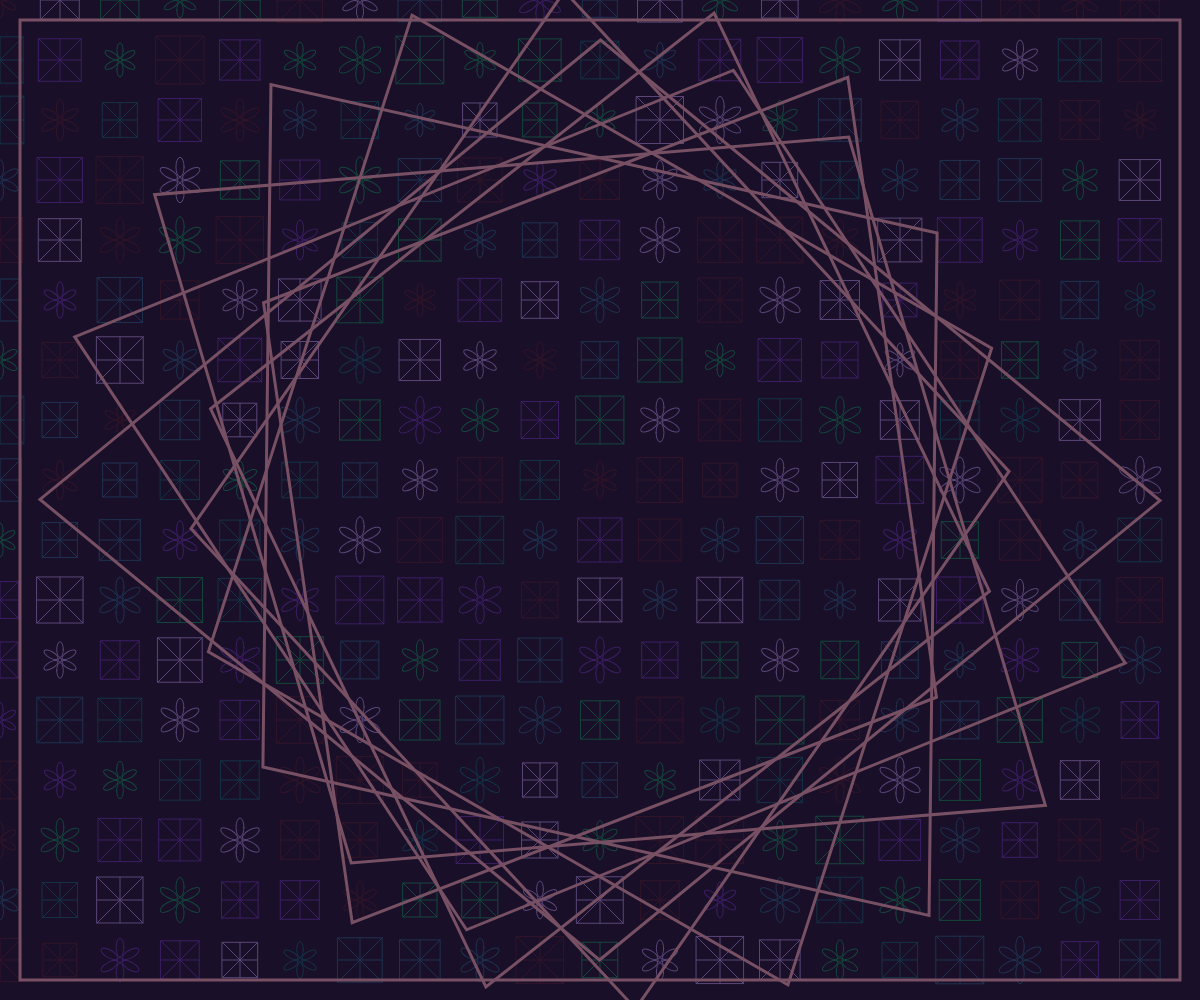
Frame 1 (no input)
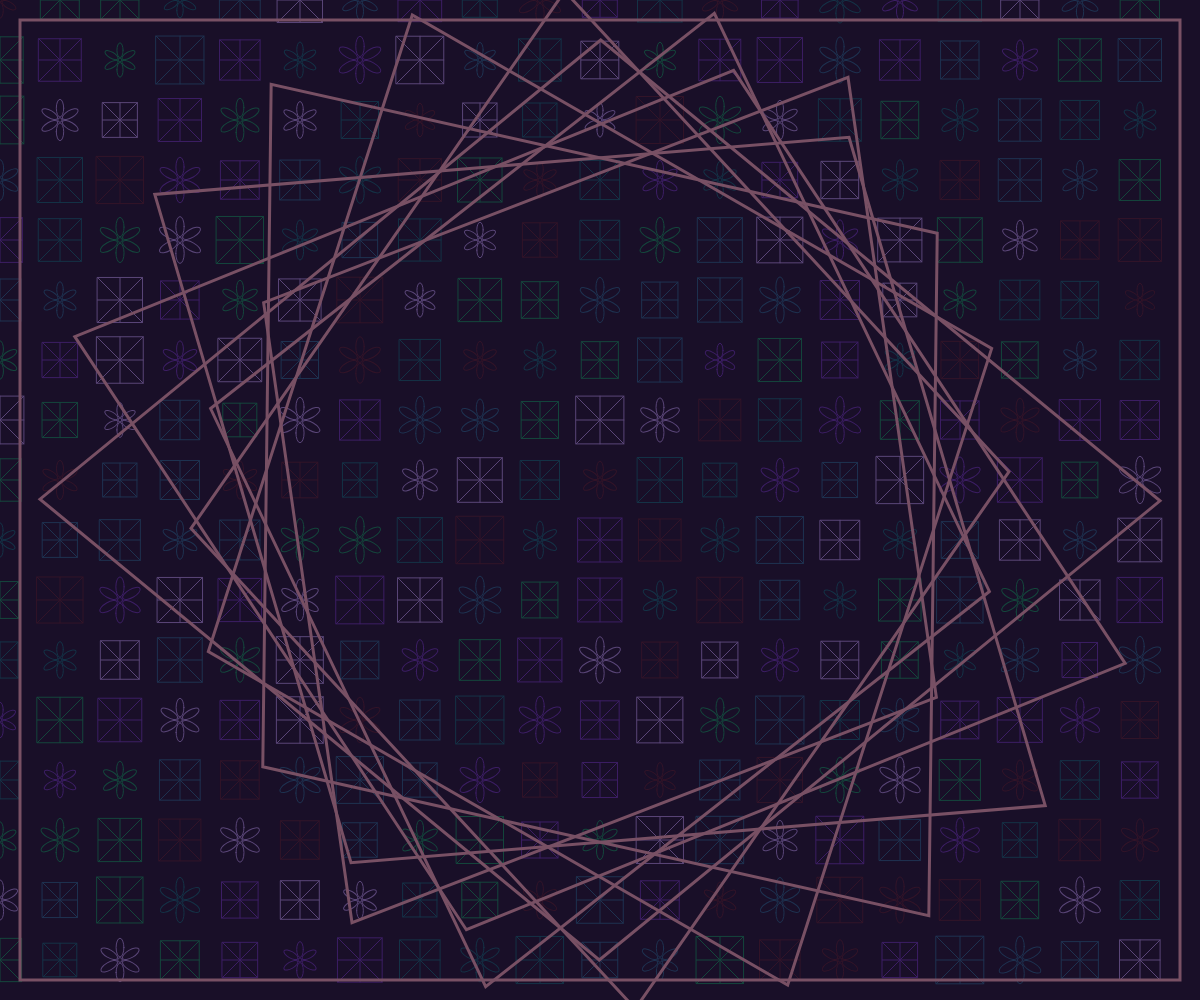
Frame 2 (the mouse pressed at the canvas centre, redrawn once)

The p5.js sketch that drew these frames (run headless with seeded random() and noise() and a simulated clock; the mouse was pressed at the canvas centre and the sketch redrawn once):

// p5.js sketch
// ── sketch.js
let grid;
let cellSize = 60;
let numCellsX, numCellsY;
let patterns = [];
let time = 0;

function setup() {
  createCanvas(windowWidth, windowHeight);
  noLoop();
  
  // Calculate grid dimensions
  numCellsX = ceil(width / cellSize);
  numCellsY = ceil(height / cellSize);
  
  // Create the grid structure
  grid = [];
  for (let y = 0; y < numCellsY; y++) {
    grid[y] = [];
    for (let x = 0; x < numCellsX; x++) {
      grid[y][x] = {
        x: x * cellSize,
        y: y * cellSize,
        type: random(['floral', 'geometric']),
        depth: random(0.7, 1)
      };
    }
  }
  
  // Generate patterns
  generatePatterns();
  
  // Draw the initial scene
  draw();
}

function draw() {
  background(25, 15, 40);
  
  time += 0.005;
  
  // Draw floral motifs and geometric patterns
  for (let y = 0; y < numCellsY; y++) {
    for (let x = 0; x < numCellsX; x++) {
      let cell = grid[y][x];
      
      push();
      translate(cell.x, cell.y);
      
      drawPattern(cell.type, cell.depth);
      
      pop();
    }
  }
  
  // Draw rhombus border
  strokeWeight(3);
  noFill();
  stroke(120, 80, 100); // Tarnished brass
  
  let borderThickness = 40;
  rect(borderThickness/2, borderThickness/2, width - borderThickness, height - borderThickness);
  
  // Draw stacked rhombus shapes
  for (let i = 0; i < 8; i++) {
    let offset = borderThickness + i * 10;
    let w = width - 2 * offset;
    let h = height - 2 * offset;
    
    push();
    translate(width/2, height/2);
    rotate(time * 0.1 + i * 0.3);
    drawRhombus(w, h);
    pop();
  }
}

function generatePatterns() {
  for (let y = 0; y < numCellsY; y++) {
    for (let x = 0; x < numCellsX; x++) {
      // Create a symmetric pattern by using coordinates
      let symmetry = (x + y) % 6;
      
      if (symmetry === 0 || symmetry === 3) {
        grid[y][x].type = 'floral';
      } else {
        grid[y][x].type = 'geometric';
      }
    }
  }
  
  // Add more complex interweaving by adjusting certain cells
  for (let y = 0; y < numCellsY; y++) {
    for (let x = 0; x < numCellsX; x++) {
      if ((x + y) % 7 === 0 && random() > 0.6) {
        grid[y][x].type = 'floral';
      }
    }
  }
}

function drawPattern(type, depth) {
  strokeWeight(1);
  
  // Use a palette of jewel tones
  let colors = [
    color(30, 50, 80),   // Deep ocean blue
    color(20, 70, 60),   // Emerald green
    color(50, 20, 40),   // Ruby red
    color(60, 30, 100),  // Violet
    color(90, 70, 120),  // Plum
    color(20, 50, 70)    // Ocean blue
  ];
  
  let c = random(colors);
  stroke(c);
  noFill();
  
  switch (type) {
    case 'floral':
      // Draw a stylized floral motif with rich colors
      let pulse = sin(time * 2) * 0.3 + 0.7;
      let size = cellSize * depth * 0.4 * pulse;
      
      // Petals
      for (let i = 0; i < 6; i++) {
        push();
        rotate(i * TWO_PI / 6);
        ellipse(0, -size * 0.8, size * 0.5, size * 1.2);
        pop();
      }
      
      // Center
      ellipse(0, 0, size * 0.3, size * 0.3);
      
      break;
      
    case 'geometric':
      // Draw a geometric pattern with rich colors
      let shapeSize = cellSize * depth * 0.4;
      
      // Square with cross
      rect(-shapeSize, -shapeSize, shapeSize * 2, shapeSize * 2);
      
      line(-shapeSize, 0, shapeSize, 0);
      line(0, -shapeSize, 0, shapeSize);
      
      // Diagonal lines
      line(-shapeSize, -shapeSize, shapeSize, shapeSize);
      line(shapeSize, -shapeSize, -shapeSize, shapeSize);
      
      break;
  }
}

function drawRhombus(w, h) {
  beginShape();
  vertex(0, -h/2);
  vertex(w/2, 0);
  vertex(0, h/2);
  vertex(-w/2, 0);
  endShape(CLOSE);
}

function windowResized() {
  resizeCanvas(windowWidth, windowHeight);
  
  // Recalculate grid dimensions
  numCellsX = ceil(width / cellSize);
  numCellsY = ceil(height / cellSize);
  
  // Reinitialize the grid
  grid = [];
  for (let y = 0; y < numCellsY; y++) {
    grid[y] = [];
    for (let x = 0; x < numCellsX; x++) {
      grid[y][x] = {
        x: x * cellSize,
        y: y * cellSize,
        type: random(['floral', 'geometric']),
        depth: random(0.7, 1)
      };
    }
  }
  
  // Regenerate the patterns
  generatePatterns();
}
